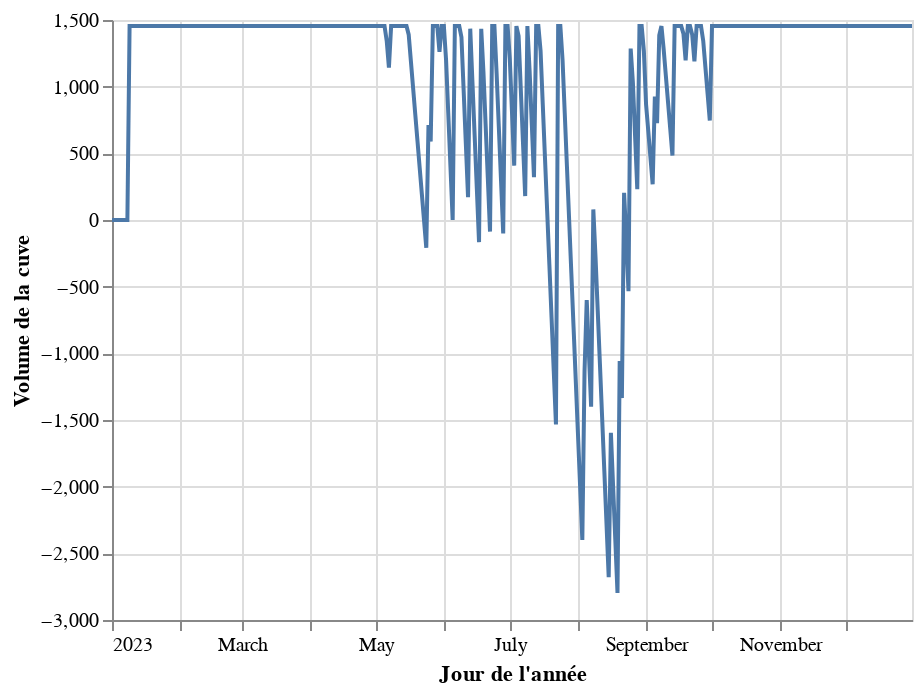

This figure's notebook cell:
### Markdown cell above
On a donc besoin d'une cuve de 9197 L. 
Vérifions le comportement d'une telle cuve.

### Code cell
#initialisation 
cuve = pd.DataFrame({"volume" : np.zeros(365)}, index=pd.date_range("20230101", periods=365))
# remplissage au cours de l'annee
for i in range(len(cuve.index)-1):
    cuve["volume"].iloc[i+1] = min(volume_necessaire,cuve["volume"].iloc[i] + df['sum_apports'].iloc[i] - df['sum_besoins'].iloc[i])
    
alt.Chart(cuve.reset_index()).mark_line().encode(
    x=alt.X('index:T', title="Jour de l'année"), 
    y=alt.Y('volume', title="Volume de la cuve"), 
    tooltip=['volume', 'index']
).interactive()

### Figure 1 — Vega-Lite specification as saved in the notebook (floating-point values rounded to 4 significant figures; data arrays with more than 128 entries replaced by an {"elided": "..."} marker saying what was removed)
{"config": {"view": {"continuousWidth": 400, "continuousHeight": 300}}, "data": {"name": "data-92b6b064351d2c24ca7e4c02cad8d64f"}, "mark": "line", "encoding": {"tooltip": [{"field": "volume", "type": "quantitative"}, {"field": "index", "type": "temporal"}], "x": {"field": "index", "title": "Jour de l'année", "type": "temporal"}, "y": {"field": "volume", "title": "Volume de la cuve", "type": "quantitative"}}, "selection": {"selector114": {"type": "interval", "bind": "scales", "encodings": ["x", "y"]}}, "$schema": "https://vega.github.io/schema/vega-lite/v4.17.0.json", "datasets": {"data-92b6b064351d2c24ca7e4c02cad8d64f": {"elided": "365 records"}}}
